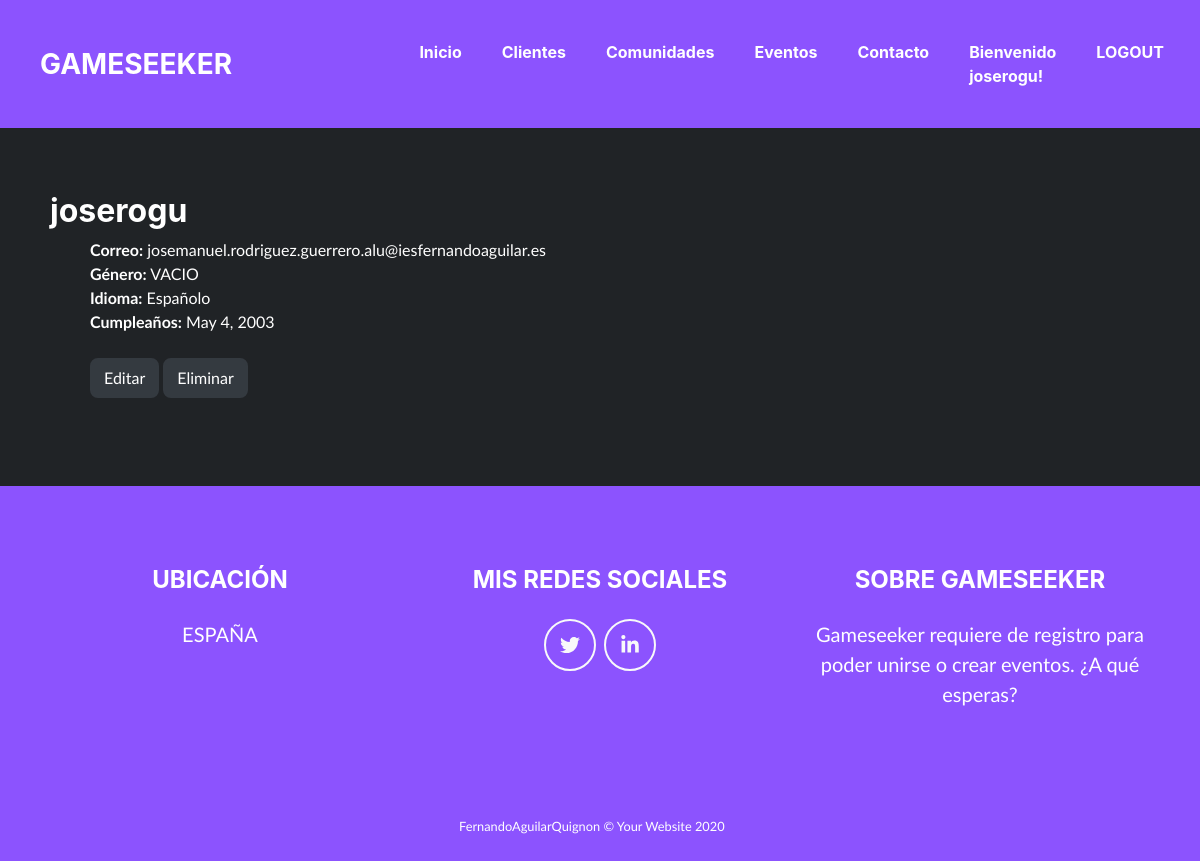
/clients/1/ (signed in), run on the app's committed database.
### gameseek_app/models.py (models this page shows, shortened)
class Client(AbstractUser):
    class Gender(models.TextChoices):
        VACIO = "VACIO", _("----")
        HOMBRE = "HOMBRE", _("Hombre")
        MUJER = "MUJER", _("Mujer")
        OTRO = "OTRO", _("Otro")
    gender = models.CharField(
        max_length = 7,
        choices=Gender.choices,
        default=Gender.VACIO,
    )
    language = models.CharField(max_length = 100, null=True)
    birthday = models.DateField(null=True)
    def __str__(self):
        return self.username

### gameseek_app/views.py (the view)
# urls.py: path("clients/<int:pk>/", ClientDetailView.as_view(), name="clients-detail"),
class ClientDetailView(UserPassesTestMixin, DetailView):
    queryset = Client.objects.all()
    context_object_name = 'client'
    def test_func(self):
        try:
            return Client.objects.get(pk=self.request.user.pk)==Client.objects.get(pk=self.kwargs.get("pk"))
        except:
            return False

### gameseek_app/templates/gameseek_app/client_detail.html (shortened to what this page needs)
{% extends "base.html" %}
{% block content %}
    <section class="page-section portfolio" id="portfolio">
        <h2>{{ object.username }}</h2>
        <ul>
        <li style="list-style: none"><b>Correo:</b> {{ object.email }}</li>
        <li style="list-style: none"><b>Género:</b> {{ object.gender }}</li>
        <li style="list-style: none"><b>Idioma:</b> {{ object.language }}</li>
        <li style="list-style: none"><b>Cumpleaños:</b> {{ object.birthday }}</li>
        <br>
        <button type="button" class="btn btn-dark" onclick="window.location.href='edit/'">Editar</button>
        <button type="button" class="btn btn-dark" onclick="window.location.href='delete/'">Eliminar</button>
        </ul>
    </section>
{% endblock %}

### gameseek_app/templates/base.html (shortened to what this page needs)
<!DOCTYPE html>
{% load static %}
<html lang="en">
    <head>
        <link href="{% static "css/styles.css" %}" rel="stylesheet" >
        <link rel="stylesheet" type="text/css" href="{% static 'css/heading.css' %}">
        <link rel="stylesheet" type="text/css" href="{% static 'css/body.css' %}">
    </head>
    <body>
        <nav class="navbar navbar-expand-lg bg-secondary fixed-top" id="mainNav">
            <div class="container"><a class="navbar-brand js-scroll-trigger" href="/">GAMESEEKER</a></div>
                <div class="collapse navbar-collapse" id="navbarResponsive">
                        <ul class="navbar-nav ml-auto">
                            <li class="nav-item mx-0 mx-lg-1"><a class="nav-link py-3 px-0 px-lg-3 rounded js-scroll-trigger" href=/>Inicio</a>
                            </li>
                            <li class="nav-item mx-0 mx-lg-1"><a class="nav-link py-3 px-0 px-lg-3 rounded js-scroll-trigger" href={% url 'gmsk:clients-list' %}>Clientes</a>
                            </li>
                            <li class="nav-item mx-0 mx-lg-1"><a class="nav-link py-3 px-0 px-lg-3 rounded js-scroll-trigger" href={% url 'gmsk:communitys-list' %}>Comunidades</a>
                            </li>
                            <li class="nav-item mx-0 mx-lg-1"><a class="nav-link py-3 px-0 px-lg-3 rounded js-scroll-trigger" href={% url 'gmsk:events-list' %}>Eventos</a>
                            </li>
                            <li class="nav-item mx-0 mx-lg-1"><a class="nav-link py-3 px-0 px-lg-3 rounded js-scroll-trigger" href="/contacto">Contacto</a>
                            </li>
                            {% if user.is_authenticated %}
                                <li class="nav-item mx-0 mx-lg-1"><a class="nav-link py-3 px-0 px-lg-3 rounded js-scroll-trigger">Bienvenido {{ user }}! </a>
                                </li>
                                <li class="nav-item mx-0 mx-lg-1 "><a class="nav-link py-3 px-0 px-lg-3 rounded js-scroll-trigger" href={% url 'logout' %}>LOGOUT</a>
                                </li>
                                {% else %}
                                <li class="nav-item mx-0 mx-lg-1"><a class="nav-link py-3 px-0 px-lg-3 rounded js-scroll-trigger" href={% url 'login' %}>LOGIN</a>
                                </li>
                                <li class="nav-item mx-0 mx-lg-1"><a class="nav-link py-3 px-0 px-lg-3 rounded js-scroll-trigger" href="register/">REGISTER</a>
                                </li>
                            {% endif %}
                        </ul>
                </div>
        </nav>
        {% block content %}{% endblock %}
        <footer class="footer text-center">
            <div class="container">
                <div class="row">
                    <div class="col-lg-4 mb-5 mb-lg-0">
                        <h4 class="mb-4">UBICACIÓN</h4>
                        <p class="pre-wrap lead mb-0">ESPAÑA</p>
                    </div>
                    <div class="col-lg-4 mb-5 mb-lg-0">
                        <h4 class="mb-4">MIS REDES SOCIALES</h4><a class="btn btn-outline-light btn-social mx-1" href="https://twitter.com/Gameseeker_"><i class="fab fa-fw fa-twitter"></i></a><a class="btn btn-outline-light btn-social mx-1" href="https://www.linkedin.com/in/https://www.linkedin.com/in/jos%C3%A9-manuel-rodr%C3%ADguez-guerrero-367a09234/"><i class="fab fa-fw fa-linkedin-in"></i></a>
                    </div>
                    <div class="col-lg-4">
                        <h4 class="mb-4">SOBRE GAMESEEKER</h4>
                        <p class="pre-wrap lead mb-0">Gameseeker requiere de registro para poder unirse o crear eventos. ¿A qué esperas?</p>
                    </div>
                </div>
            </div>
        </footer>
    <section class="copyright py-4 text-center text-white">
        <div class="container"><small class="pre-wrap">FernandoAguilarQuignon © Your Website 2020     </small></div>
    </section>
    </body>
</html>

### data on the page
Client: username "joserogu", email "josemanuel.rodriguez.guerrero.alu@iesfernandoaguilar.es", gender "VACIO", language "Españolo", birthday "May 4, 2003"
